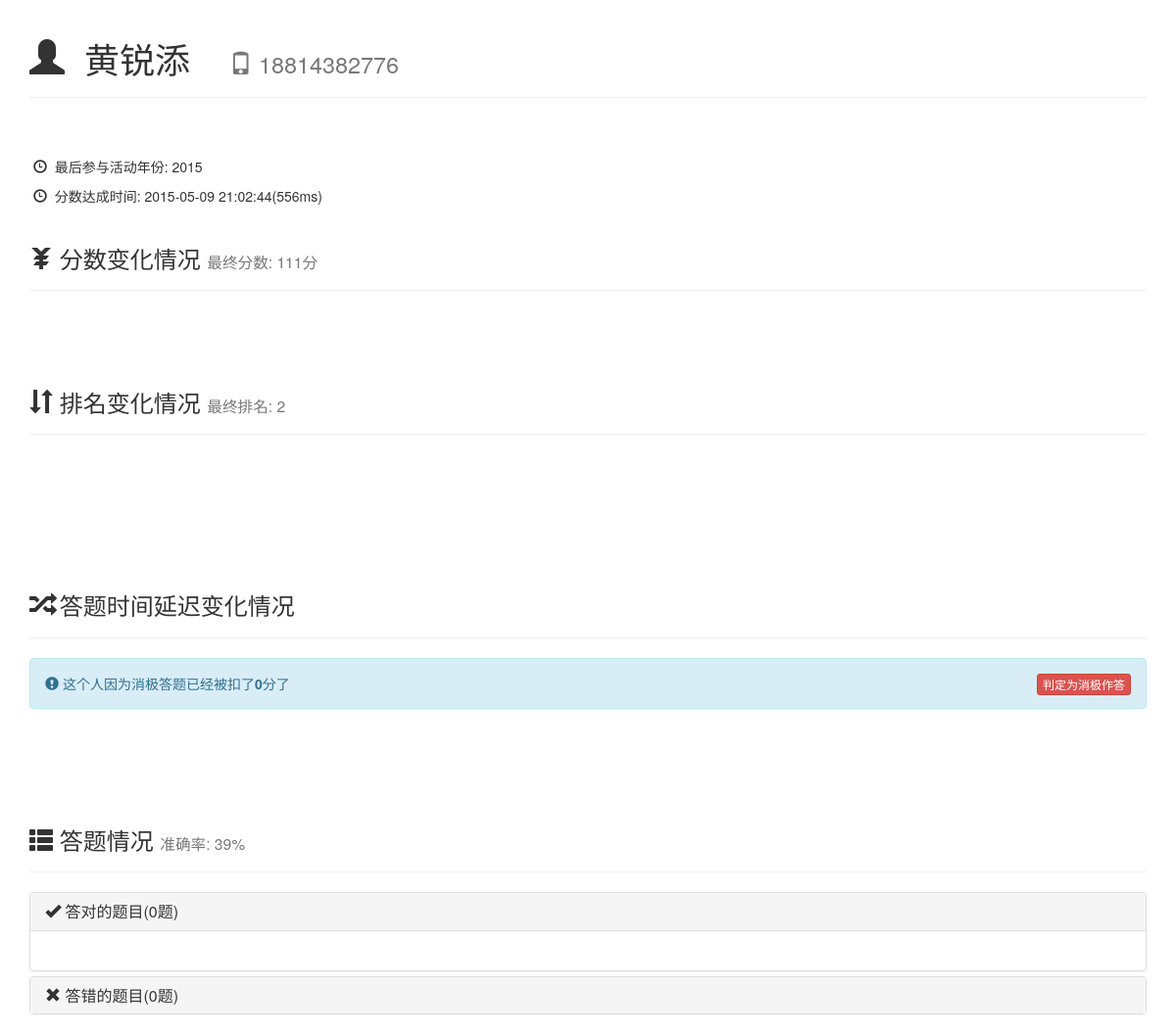
Page /page/activity/CAQ_peoplestatic.php?t=1 on the committed database.
### tables this page shows
CREATE TABLE IF NOT EXISTS `question_people` (
`id` int(11) NOT NULL,
  `name` text NOT NULL,
  `tel` text NOT NULL,
  `rightcount` int(11) NOT NULL DEFAULT '0',
  `wrongcount` int(11) NOT NULL DEFAULT '0',
  `score` int(11) NOT NULL DEFAULT '0',
  `historyscore` text NOT NULL,
  `rightids` text,
  `wrongids` text,
  `randomkey` text,
  `achievetime` datetime NOT NULL,
  `achievets` int(11) DEFAULT NULL,
  `isbanned` int(11) NOT NULL DEFAULT '0',
  `wrongidccount` int(11) NOT NULL DEFAULT '0',
  `ranking` int(11) NOT NULL DEFAULT '0',
  `oldranking` int(11) NOT NULL DEFAULT '1000',
  `historyranking` text NOT NULL COMMENT '每一次的排名情况',
  `participateyears` text NOT NULL COMMENT '参与过的年份',
  `historydata` text NOT NULL COMMENT '记录之前每一年这个人的答题统计',
  `active` tinyint(4) NOT NULL DEFAULT '1' COMMENT '用来记录连续没有输入验证码的次数',
  `activeminusscore` mediumint(9) NOT NULL DEFAULT '0' COMMENT '因为没有输入验证码消极比赛而扣除的分数总和',
  `lastactiveyear` int(11) NOT NULL COMMENT '最后一次参与这个活动的年份'
);

### plugin/php/sqlhelper.php (called while the page is built, shortened)
<?php
class sqlhelper{
	public function mysql($sql){
		$rerere = mysql_query($sql);
		return $rerere;
	}
}
?>

### page/activity/CAQ_peoplestatic.php (the view, shortened to what this page needs)
<?php
require_once(ROOT_PATH.PLUG_PATH.'/php/sqlhelper.php');
?>
<?php
if(is_array($_GET)&&count($_GET)>0){
    if(isset($_GET["t"])){
        $t=$_GET["t"];
    }else{
        $t="";
    }
}else{
    $t="";
}
$nc = new sqlhelper();
$result = $nc ->mysql("select * from question_people where id=$t limit 1");
$row = mysql_fetch_array($result);
$name = $row['name'];
$tel = $row['tel'];
$rightcount = $row['rightcount'];
$wrongcount = $row['wrongcount'];
$score = $row['score'];
$ranking = $row['ranking'];
$rightids = $row['rightids'];
$wrongids = $row['wrongids'];
$achievetime = $row['achievetime'];
$achievets = $row['achievets'];
$activeminusscore = $row['activeminusscore'];
$lastactiveyear = $row['lastactiveyear'];
$rightidsarray = array_filter(array_unique(explode(",",$rightids)));
$wrongidsarray = array_filter(array_unique(explode(",",$wrongids)));
$correctrate = $rightcount+$wrongcount == 0? 100 : round($rightcount/($rightcount+$wrongcount)*100);
?>
<!DOCTYPE html>
<html>
    <head>
        <link rel="stylesheet" href="//maxcdn.bootstrapcdn.com/font-awesome/4.3.0/css/font-awesome.min.css">
        <?php echo constant( 'BOOTSTRAP_DEFINE');?>
        <link rel="stylesheet/less" href="<?php echo constant("CSS_PATH")?>caq.less">
        <link href="http://cdn.jsdelivr.net/chartist.js/latest/chartist.min.css" rel="stylesheet" type="text/css" />
    </head>
    <body>
        <div class="container">
            <div class="page-header">
                <h1><span class="glyphicon glyphicon-user"></span>&nbsp;&nbsp;<?php echo $name;?>&nbsp;&nbsp;&nbsp;&nbsp;<small><span class="glyphicon glyphicon-phone"></span>&nbsp;<?php echo $tel;?></small></h1>
            </div>
            <br>
            <br>
            <p>&nbsp;<span class="glyphicon glyphicon-time"></span>&nbsp;&nbsp;最后参与活动年份:&nbsp;<?php echo $lastactiveyear;?></p>
            <p>&nbsp;<span class="glyphicon glyphicon-time"></span>&nbsp;&nbsp;分数达成时间:&nbsp;<?php echo $achievetime."(".$achievets."ms)"?></p>
            <div class="page-header">
                <h3><span class="glyphicon glyphicon-yen"></span>&nbsp;分数变化情况&nbsp;<small>最终分数:&nbsp;<?php echo $score;?>分</small></h3>
            </div>
            <br>
            <br>
            <div class="page-header">
                <h3><span class="glyphicon glyphicon-sort"></span>&nbsp;排名变化情况&nbsp;<small>最终排名:&nbsp;<?php echo $ranking;?></small></h3>
            </div>
            <br>
            <br>
            <br>
            <br>
            <br>
            <div class="page-header">
                <h3><span class="glyphicon glyphicon-random"></span>&nbsp;答题时间延迟变化情况&nbsp;</h3>
            </div>
            <div class="alert alert-info" role="alert"><span class="glyphicon glyphicon-exclamation-sign"></span>&nbsp;这个人因为消极答题已经被扣了<strong><?php echo $activeminusscore;?></strong>分了
                <button type="button" class="btn btn-danger btn-xs" style="float:right" onclick="passive()">判定为消极作答</button>
            </div>
            <br>
            <br>
            <br>
            <div class="page-header">
                <h3><span class="glyphicon glyphicon-th-list"></span>&nbsp;答题情况&nbsp;<small>准确率:&nbsp;<?php echo $correctrate;?>%</small></h3>
            </div>
            <div class="panel-group" id="accordion" role="tablist" aria-multiselectable="true">
              <div class="panel panel-default">
                <div class="panel-heading" role="tab" id="headingOne">
                  <h4 class="panel-title">
                    <a role="button" data-toggle="collapse" data-parent="#accordion" href="#collapseOne" aria-expanded="true" aria-controls="collapseOne">
                      <span class="glyphicon glyphicon-ok"></span>&nbsp;答对的题目(<?php echo count($rightidsarray);?>题)
                    </a>
                  </h4>
                </div>
                <div id="collapseOne" class="panel-collapse collapse in" role="tabpanel" aria-labelledby="headingOne">
                  <div class="panel-body">
                  </div>
                </div>
              </div>
              <div class="panel panel-default">
                <div class="panel-heading" role="tab" id="headingTwo">
                  <h4 class="panel-title">
                    <a class="collapsed" role="button" data-toggle="collapse" data-parent="#accordion" href="#collapseTwo" aria-expanded="false" aria-controls="collapseTwo">
                      <span class="glyphicon glyphicon-remove"></span>&nbsp;答错的题目(<?php echo count($wrongidsarray);?>题)
                    </a>
                  </h4>
                </div>
              </div>
            </div>
        </div>
    </body>
</html>

### rows in the picture
question_people: name "黄锐添", tel "18814382776", lastactiveyear "2015", achievetime "2015-05-09 21:02:44", achievets "556", score "111", ranking "2", activeminusscore "0", correctrate "39"

### other values in the picture
count($rightidsarray) "0"
count($wrongidsarray) "0"
